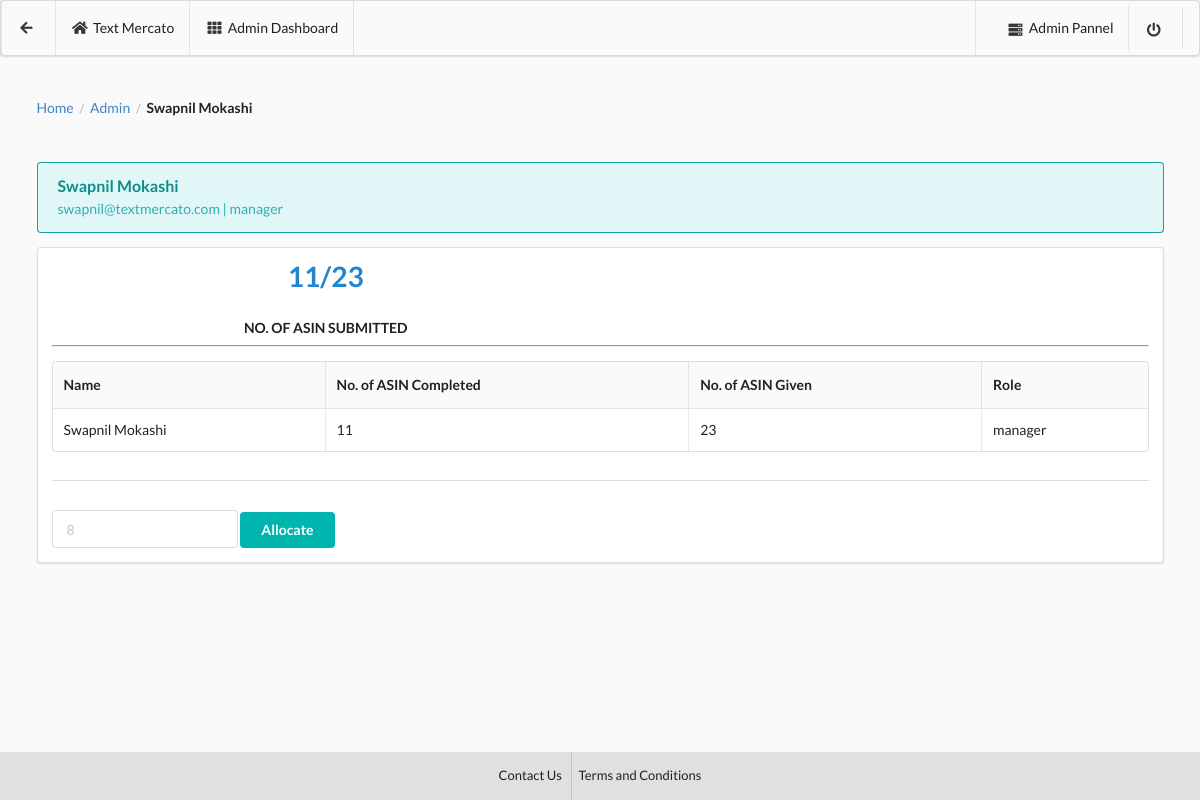
The app's page /user/swapnil@textmercato.com, older data.
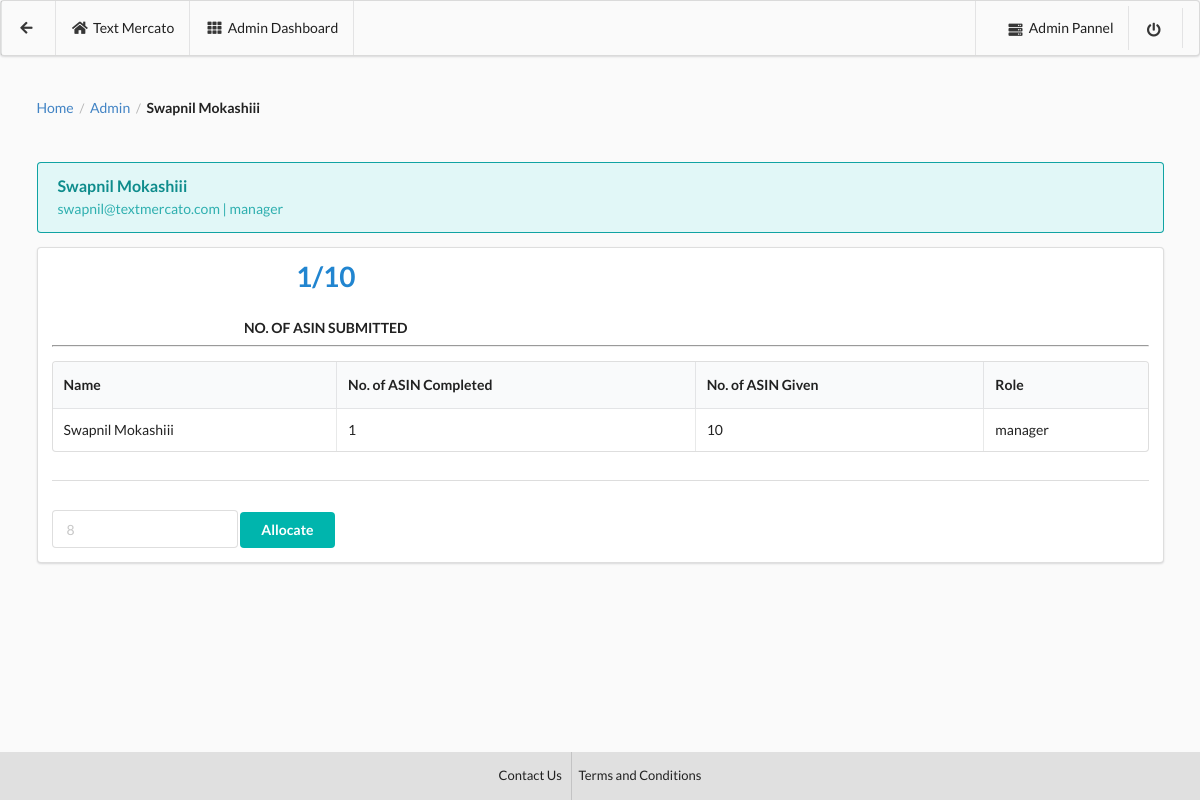
The same page, newer data.
### app/models.py (models this page shows, shortened)
class empDetail(models.Model):
    name = models.CharField(max_length=10000, blank=True, null=True)
    asin_done_c = models.IntegerField(default=0,blank=True, null=True)
    email = models.CharField(max_length=1000,blank=True, null=True)
    roles = models.CharField(max_length=1000,blank=True, null=True)

### app/views.py (the view, shortened to what this page needs)
# urls.py: url(r'^user/(?P<email>[\w\-\.\@\w]+)$',views.manager_user,name="manager_user"),
def manager_user(request,email):
    email=email
    data1 = asinDetail.objects.filter(email=email)
    total_asin = data1.count()
    data2 = asinDetail.objects.filter(email=email).filter(status=True)
    done_asin = data2.count()
    data3 = empDetail.objects.get(email=email)
    context = {
        'email':email,
        'total_asin':total_asin,
        'done_asin':done_asin,
        'data3':data3
    }
    return render(request,'manager_user.html',context=context)

### templates/manager_user.html (shortened to what this page needs)
<!DOCTYPE html>
{% load staticfiles %}
<html lang="en" dir="ltr">
  <head>
    <link rel="stylesheet" href="https://cdn.jsdelivr.net/npm/semantic-ui@2.4.0/dist/semantic.min.css">
  </head>
  <body style="background:#fafafa;">
    <div class="ui positive menu" style="background:#fafafa; height:7%;">
  <div class="ui container">
    <a class="item" style="color:#212121;" href="{% url 'app:manager' %}">
      <i class="arrow left icon" style="color:#212121;"></i>
    </a>
    <a class="item" style="color:#212121;">
      <i class="home icon" style="color:#212121;"></i> Text Mercato
    </a>
    <a class="item" style="color:#212121;">
      <i class="grid layout icon" style="color:#212121;"></i>Admin Dashboard
    </a>
  </div>
  <div class="right item">
     <a class="item" style="color:#212121;" href="{% url 'admin:index' %}" target="_blank">
      <i class="server icon" style="color:#212121;"></i>Admin Pannel</a>
      <a class="item" style="color:#212121;" href="{% url 'app:index' %}">
        <i class="power off icon" style="color:#212121;"></i></a>
    </div>
</div>
    <div class="ui container raised" style="margin-top:3.4%;">
      <div class="ui breadcrumb">
  <a class="section">Home</a>
  <div class="divider"> / </div>
  <a class="section" href="{% url 'app:manager' %}">Admin</a>
  <div class="divider"> / </div>
  <div class="active section">{{data3.name}}</div>
</div>
      <div class="ui teal message" style="margin-top:4%;">
  <div class="header">
    {{data3.name}}
  </div>
  <p>{{data3.email}} | {{data3.roles}}</p>
</div>
    <div class="ui grid">
  <div class="stretched column">
    <div class="ui segment">
      <div class="ui container">
          <div class="ui two statistics">
  <div class="blue statistic">
    <div class="text value">
      {{done_asin}}/{{total_asin}}
    </div>
    <div class="label">
      No. of ASIN Submitted
    </div>
  </div>
</div>
      </div>
      <hr>
      <table class="ui celled table">
    <thead>
      <tr>
        <th>Name</th>
        <th>No. of ASIN Completed</th>
        <th>No. of ASIN Given</th>
        <th>Role</th>
      </tr>
    </thead>
    <tbody>
      <tr>
        <td>{{data3.name}}</td>
        <td>{{done_asin}}</td>
        <td>{{total_asin}}</td>
        <td>{{data3.roles}}</td>
      </tr>
    </tbody>
  </table>
  <div class="ui section divider"></div>
  <form method="post">
    <div class="ui input">
  <input type="text" name="user_asin" placeholder="8">
</div>
    <button type="submit" class="ui teal button">Allocate</button>
  </form>
    </div>
  </div>
</div>
</div>
 <footer style="position:fixed;bottom:0; width:100%;">
   <div style="background:#e0e0e0;">
      <div class="ui center aligned container">
        <div class="ui horizontal small divided link list">
          <a class="item" href="#" style="color:#212121; padding-top:10%; padding-bottom:10%;">Contact Us</a>
          <a class="item" href="#" style="color:#212121; padding-top:10%; padding-bottom:10%;">Terms and Conditions</a>
        </div>
      </div>
    </div>
 </footer>
  </body>
</html>

Row changes from the older to the newer data that the page shows:
removed empDetail: name "Swapnil Mokashi", email "swapnil@textmercato.com", roles "manager"
added empDetail: name "Swapnil Mokashiii", email "swapnil@textmercato.com", roles "manager"
Text that changed along with them:
{{ done_asin }}: "11" → "1"
{{ total_asin }}: "23" → "10"
